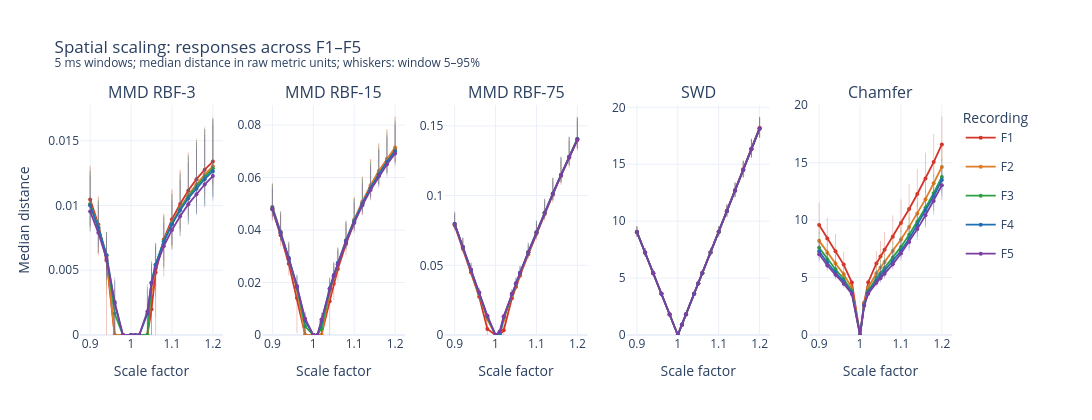

The code cell stored with this chart in its notebook:
### Code cell
# Median across windows, for comparison with the mean above.
spatial_scaling_median_plot = label_as_median(single_perturbation_figure(
    median_summary, "spatial_scaling", show_spread=SHOW_WINDOW_SPREAD))
show_and_save_perturbation(spatial_scaling_median_plot, "spatial_scaling_median")
